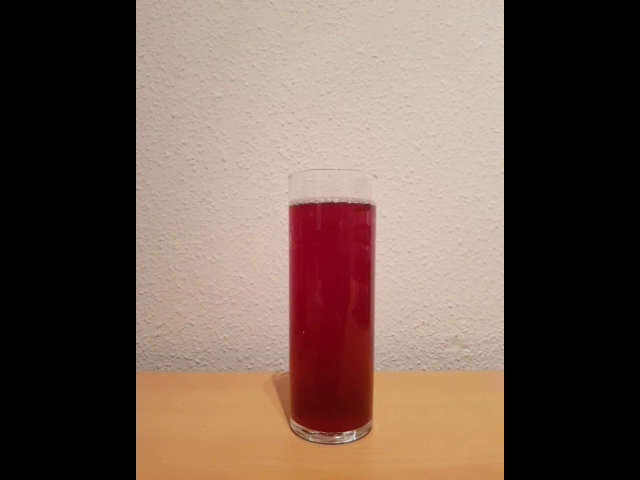
#> input picture frame 29 of app/My_tinto_de_verano.mp4, 640 x 480 px, given in place of the camera
$ python main.py
#> lines starting #> are read from the running program, lines starting #| are printed output that depends on the picture; after the words box and inside, x2 and y2 are one past the last pixel; in counts of white or black regions, pixels touching at a corner belong together
### app/red_ball.py
import cv2
import numpy as np
from time import sleep


def clean_mask(mask):

    # Opening to remove salt and pepper noise

    kernel = np.ones((1, 1), np.uint8)
    mask_opening = cv2.morphologyEx(mask, cv2.MORPH_OPEN, kernel)

    return mask_opening


def detection(mask, frame, last_circle):

    MOVE_TRESHOLD = 3

    # Circle detect

    # Find contour in mask
    cnts = cv2.findContours(mask.copy(), cv2.RETR_EXTERNAL,
                            cv2.CHAIN_APPROX_SIMPLE)[-2]
    center = None
    circle = None

    if len(cnts) > 0:
        c = max(cnts, key=cv2.contourArea)
        ((x, y), radius) = cv2.minEnclosingCircle(c)
        M = cv2.moments(c)
        try:
            center = (int(M["m10"] / M["m00"]), int(M["m01"] / M["m00"]))
        except ZeroDivisionError:
            center = (0, 0)

        # only proceed if the radius meets a minimum size
        if radius > 10:
            # draw the circle and centroid on the frame,
            # Filter move of circle
            if last_circle:
                diff_x = abs(last_circle['center']['x']-center[0])
                diff_y = abs(last_circle['center']['y']-center[1])
                if diff_x < MOVE_TRESHOLD or diff_y < MOVE_TRESHOLD:
                    x = last_circle['x']
                    y = last_circle['y']
                    radius = last_circle['radius']
                    center = (last_circle['center']['x'],
                              last_circle['center']['y'])
            cv2.circle(frame, (int(x), int(y)), int(radius),
                       (0, 255, 0), 2)
            cv2.circle(frame, center, 5, (0, 0, 255), -1)

            circle = {
                      'x': x,
                      'y': y,
                      'radius': radius,
                      'center': {
                                    'x': center[0],
                                    'y': center[1]
                                }
                      }

    return circle


def main():

    # Video capture
    cap = cv2.VideoCapture(0)

    # Constans with WIDTH and HEIGHT of the screen
    WIDTH = cap.get(cv2.CAP_PROP_FRAME_WIDTH)
    HEIGHT = cap.get(cv2.CAP_PROP_FRAME_HEIGHT)

    # frames per second

    FRAME_RATE = 25

    # HSV color filter values

    H_max = 6.87
    H_min = 0

    S_max = 255
    S_min = 107.1

    V_max = 255
    V_min = 0

    max_hsv_values = np.array([H_max, S_max, V_max], np.uint8)
    min_hsv_values = np.array([H_min, S_min, V_min], np.uint8)

    last_circle = None

    while(True):
        ret, frame = cap.read()

        # Transform the image to HSV color space

        frame_hsv = cv2.cvtColor(frame, cv2.COLOR_BGR2HSV)

        # Get mask of red ball

        mask = cv2.inRange(frame_hsv, min_hsv_values, max_hsv_values)

        # Clean mask to improve detection

        mask = clean_mask(mask)

        # Detect the ball
        circle = detection(mask, frame, last_circle)

        # Do things ##########################################################

        cv2.line(frame, (int(WIDTH/2), 0), (int(WIDTH/2), int(HEIGHT)),
                 (0, 0, 255), 2)

        # Detect circle position
        if circle and circle['center']['x'] > WIDTH/2:
            cv2.circle(frame, (int(circle['x']), int(circle['y'])),
                       int(circle['radius']), (0, 0, 255), 2)
        ######################################################################

        last_circle = circle

        # Display the resulting frame
        cv2.imshow('frame_hsv', mask)

        # Display the resulting frame
        cv2.imshow('frame', frame)
        if cv2.waitKey(1) & 0xFF == ord('q'):
            break

        sleep(1/FRAME_RATE)

    # When everything done, release the capture
    cap.release()
    cv2.destroyAllWindows()


# [2 lines that do not run on import are left out]

### app/main.py
import red_ball
import tinto_verano
import face

if __name__ == "__main__":
    selection = 0
    while selection not in list(range(1, 4)):
        print('\n\nSelect the example:\n'+40*'-')
        print('\t1. Red ball')
        print('\t2. Where is my tinto de verano')
        print('\t3. My Face')
        try:
            selection = int(input('\nSelect the app: '))
        except ValueError:
            print('\nPut a number of the list!!')
#> this loop made 1 pass; the answer given on pass 1: 1

    if selection == 1:
        app = red_ball
    if selection == 2:
        app = tinto_verano
    if selection == 3:
        app = face

    app.main()
#> in main, frame is the input picture: shape (480, 640, 3); mean B, G, R 79.3, 90.3, 110.8
#> in main, `frame_hsv = cv2.cvtColor(frame, cv2.COLOR_BGR2HSV)`: frame_hsv: shape (480, 640, 3); mean H, S, V 14.3, 48.1, 110.8
#> in main, `mask = cv2.inRange(frame_hsv, min_hsv_values, max_hsv_values)`:
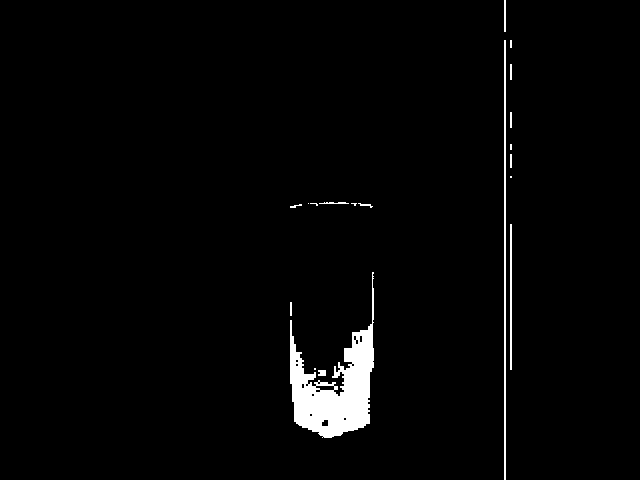
#> mask: shape (480, 640); 2.3% white; 19 white regions (7 under 20 px)
#> in detection, `cnts = cv2.findContours(mask.copy(), cv2.RETR_EXTERNAL, cv2.CHAIN_APPR..`: cnts = 19 contours, 14 with area under 20; largest, box (x1, y1, x2, y2) and area: (290, 272, 374, 438) 5380, (504, 40, 506, 480) 439, (510, 224, 512, 370) 145, (504, 0, 506, 32) 31, (318, 370, 326, 376) 30
#> in detection, `c = max(cnts, key=cv2.contourArea)`: c = contour of 280 points, box (x1, y1, x2, y2) (290, 272, 374, 438), area 5380
#> in detection, `((x, y), radius) = cv2.minEnclosingCircle(c)`: x = 347.5; y = 354.5; radius = 86.35
#> in detection, `M = cv2.moments(c)`: M = moments, m00 5379.5, centre m10/m00, m01/m00 = (334.7, 390.1)
#> in detection, `center = (int(M["m10"] / M["m00"]), int(M["m01"] / M["m00"]))`: center = (334, 390)
#> in detection, `cv2.circle(frame, center, 5, (0, 0, 255), -1)`: frame: shape (480, 640, 3); mean B, G, R 78.7, 90.9, 109.9
#> in main, `circle = detection(mask, frame, last_circle)`: circle = 4 items
#> in main, `cv2.circle(frame, (int(circle['x']), int(circle['y'])), int(circle['ra..`:
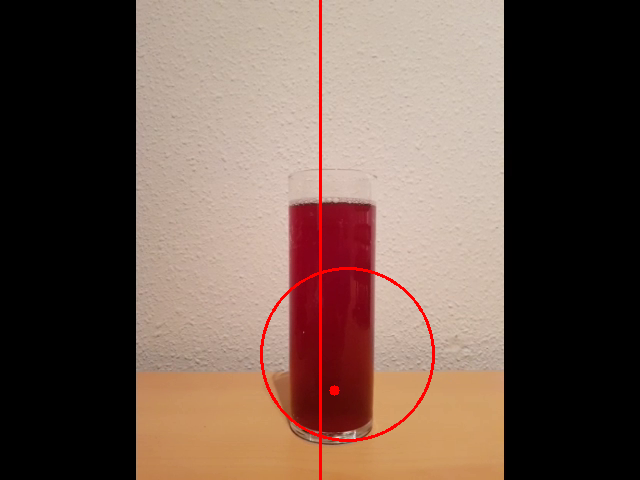
#> frame: shape (480, 640, 3); mean B, G, R 78.3, 89.1, 111.7
#> (key q is pressed here)

$ run again, starting later in the video
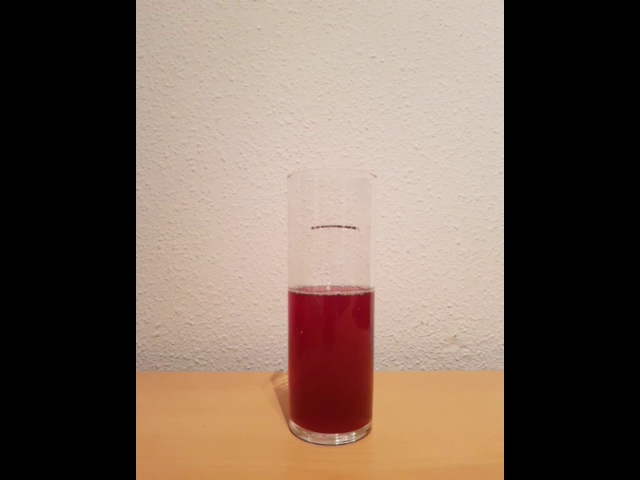
#> input picture frame 130 of app/My_tinto_de_verano.mp4, 640 x 480 px, given in place of the camera
#> the loop `while selection not in list(range(1, 4)):` made 1 pass; the answer given on pass 1: 1
#> in main, frame is the input picture: shape (480, 640, 3); mean B, G, R 85.7, 98, 116
#> frame_hsv: shape (480, 640, 3); mean H, S, V 11.3, 42.1, 116
#> in main, `mask = cv2.inRange(frame_hsv, min_hsv_values, max_hsv_values)`:
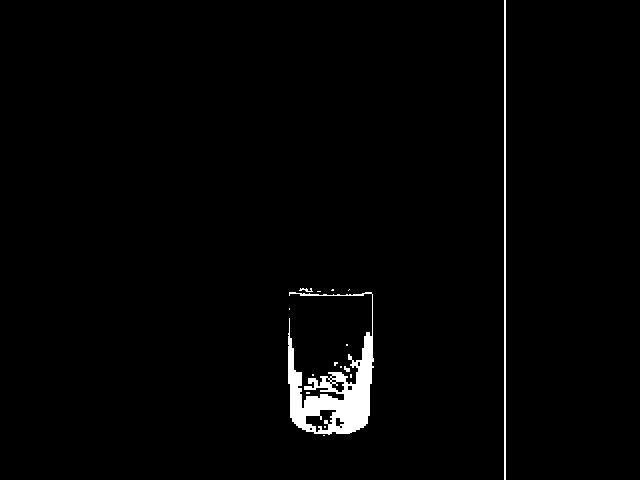
#> mask: shape (480, 640); 1.8% white; 16 white regions (12 under 20 px)
#> cnts = 15 contours, 13 with area under 20; largest, box (x1, y1, x2, y2) and area: (288, 292, 374, 435) 4478, (504, 0, 506, 480) 479
#> c = contour of 304 points, box (x1, y1, x2, y2) (288, 292, 374, 435), area 4478
#> x = 330; y = 357.8; radius = 77.54
#> M = moments, m00 4478.5, centre m10/m00, m01/m00 = (333.1, 396)
#> center = (333, 395)
#> circle = 4 items
#> in main, `cv2.circle(frame, (int(circle['x']), int(circle['y'])), int(circle['ra..`:
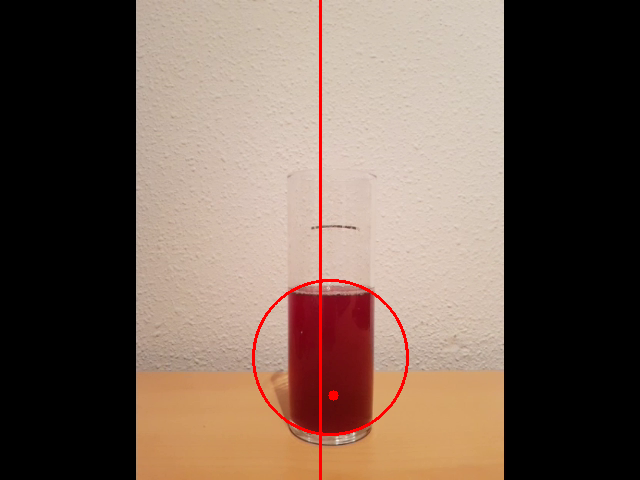
#> frame: shape (480, 640, 3); mean B, G, R 84.5, 96.6, 116.7
